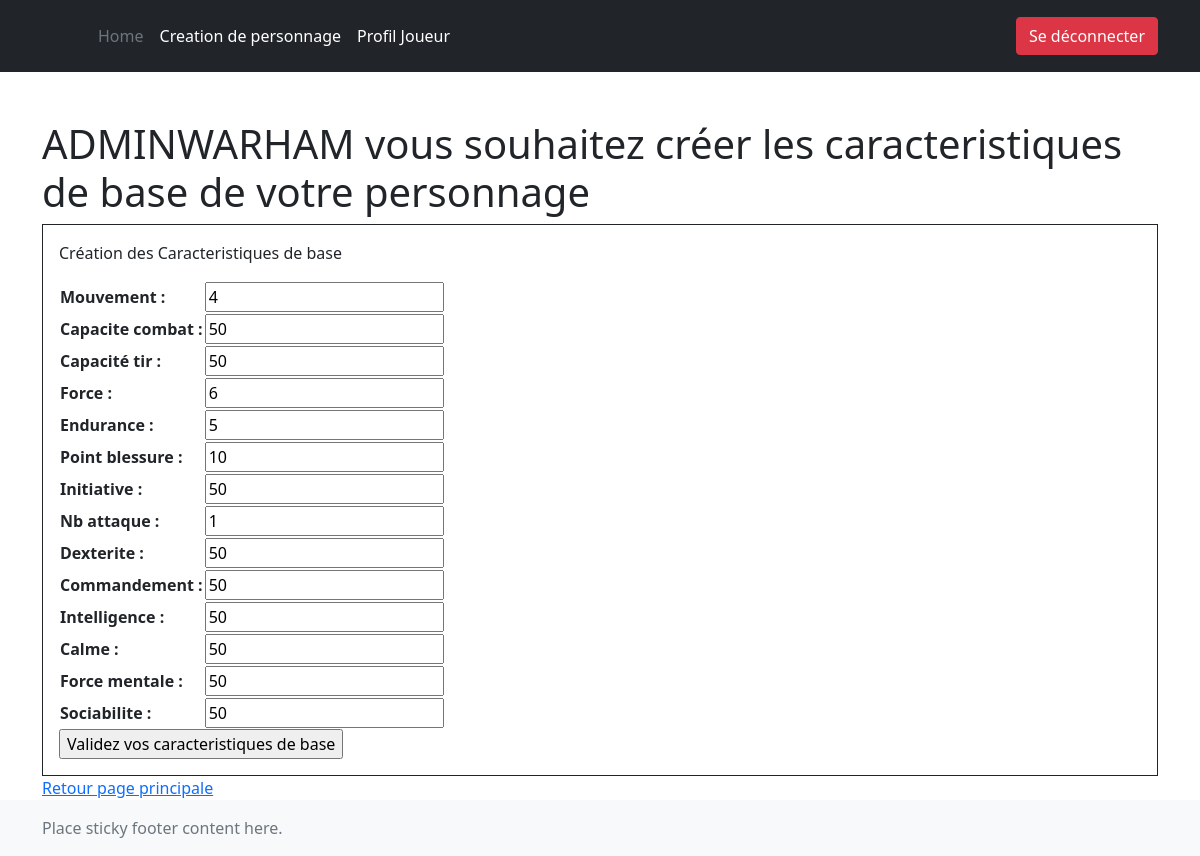
The app's page /liste_personnages/1/editter_carac_base/ (signed in) with its own data.
### account/models.py (models this page shows, shortened)
class CustomUser(AbstractBaseUser, PermissionsMixin):
    username = models.CharField(max_length=20, unique=True)
    email = models.EmailField(max_length=40)
    profile_picture = models.ImageField(upload_to="userpicture/", blank=True, null=True)
    is_staff = models.BooleanField(default=False)
    is_superuser = models.BooleanField(default=False)
    is_active = models.BooleanField(default=True)
    USERNAME_FIELD = "username"
    REQUIRED_FIELDS = ["email"]
    object = CustomUserManager()
    class Meta:
        verbose_name = "User"
        verbose_name_plural = "Users"

### player/models.py (models this page shows)
class CaracteristiqueBase(models.Model):
    mouvement = models.PositiveIntegerField(blank=False, null=False)
    capacite_combat =models.PositiveIntegerField(blank=False, null=False)
    capacité_tir = models.PositiveIntegerField(blank=False, null=False)
    force = models.PositiveIntegerField(blank=False, null=False)
    endurance = models.PositiveIntegerField(blank=False, null=False)
    point_blessure = models.PositiveIntegerField(blank=False, null=False)
    initiative = models.PositiveIntegerField(blank=False, null=False)
    nb_attaque = models.PositiveIntegerField(blank=False, null=False)
    dexterite = models.PositiveIntegerField(blank=False, null=False)
    commandement = models.PositiveIntegerField(blank=False, null=False)
    intelligence = models.PositiveIntegerField(blank=False, null=False)
    calme = models.PositiveIntegerField(blank=False, null=False)
    force_mentale = models.PositiveIntegerField(blank=False, null=False)
    sociabilite = models.PositiveIntegerField(blank=False, null=False)
    player = models.ForeignKey(to=Player, on_delete=models.CASCADE)
    class Meta:
        verbose_name = "Caracteristique de base"
        verbose_name_plural = "Caracteristiques de bases"

### player/views.py (the view, shortened to what this page needs)
# urls.py: path('<int:pk>/editter_carac_base/', CaracteristiqueBaseUpdate.as_view(), name='editter_carac_base'),
class CaracteristiqueBaseUpdate(UpdateView):
    model = CaracteristiqueBase
    form_class = NewCaracteristiqueBaseForm
    template_name = "carac_base/caracbase_create.html"
    def get_context_data(self, **kwargs):
        context = {}
        carac_base = CaracteristiqueBase.objects.get(id=self.kwargs["pk"])
        player = Player.objects.get(id=carac_base.player.id)
        context['player'] = player
        return super().get_context_data(**context) # get the default context data

### player/forms.py
class NewCaracteristiqueBaseForm(forms.ModelForm):
    class Meta:
        model = CaracteristiqueBase
        fields = ["mouvement",
                  "capacite_combat",
                    "capacité_tir",
                    "force",
                    "endurance",
                    "point_blessure",
                    "initiative",
                    "nb_attaque",
                    "dexterite",
                    "commandement",
                    "intelligence",
                    "calme",
                    "force_mentale",
                    "sociabilite",
                  ]

### player/templates/carac_base/caracbase_create.html (shortened to what this page needs)
{% extends "base/base.html" %}
{% load static %}
{% block content %}
{% if user.is_authenticated %}
    <div class="container mt-5">
        {% if player != profil_initial%}
        <h1> {{user.username.upper}} vous souhaitez créer les caracteristiques de base de votre personnage</h1>
        <form enctype="multipart/form-data" method="POST" class="post-form border border-dark p-3">
            <p> Création des Caracteristiques de base </p>
                <table class="add-new-ticket">
                    {{form.as_table}}
                </table>
                <input class="valid-ticket"type="submit" value="Validez vos caracteristiques de base">
        </form>
        <a class="" href="{% url 'playeur:liste_personnages' %}" >Retour page principale</a>
        {% else %}
        <h3>Profil intial déjà crée!</h3>
        <a class="" href="{% url 'playeur:liste_personnages' %}" >Retour page principale</a>
        {% endif %}
    </div>
{% endif %}
{% endblock %}

### records on screen
CustomUser: username "ADMINWARHAM"
CaracteristiqueBase: mouvement "4", capacite_combat "50", capacité_tir "50", force "6", endurance "5", point_blessure "10", initiative "50", nb_attaque "1", dexterite "50", commandement "50", intelligence "50", calme "50", force_mentale "50", sociabilite "50"
